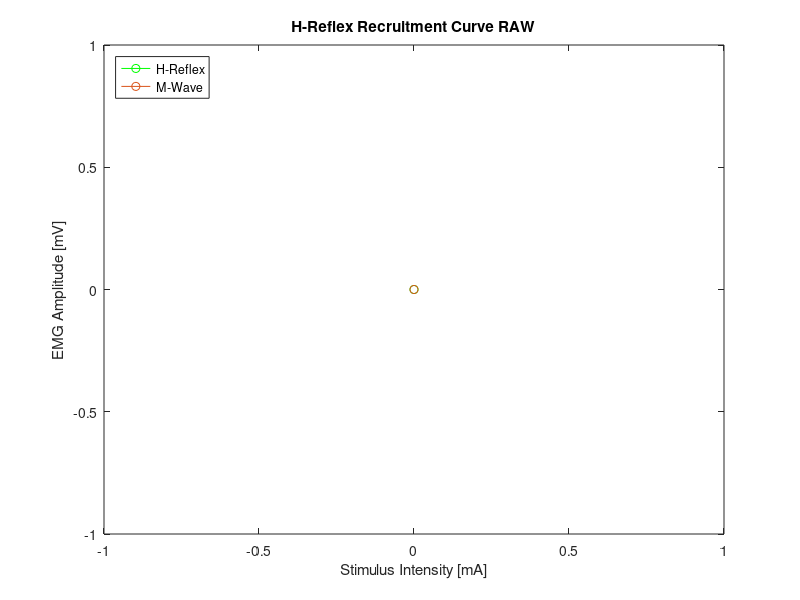

MATLAB code to generate this figure: (Note: this script raises an error after producing the figure.)
function [AmplitudeHwave,AmplitudeMwave,AmplitudeBaseline,x1,i,destPath] =...
    detectHreflex(Data,soleus, destPath,filename)

calculate = @Calculation;
AmplitudeHwave= zeros(1,1);
AmplitudeMwave = zeros(1,1);
AmplitudeBaseline = zeros(1,1);

i = 1; % initial for plotwnf
N = 1000; % number of frames
z = zeros(N, 1);
y = zeros(N, 1);
EMG = zeros(N,1);
Trig = zeros(N,1);
Stimulus = zeros(N,1);
tr = zeros(N, 1);
x1 = zeros(1,i);

u = figure('Name','HReflex');
plotAmplitudeH = plot(x1, AmplitudeHwave, 'Color', 'green', 'Marker', 'o');
set(plotAmplitudeH, 'XDataSource', 'x1');
set(plotAmplitudeH, 'YDataSource', 'AmplitudeHwave');
title('H-Reflex Recruitment Curve RAW');
xlabel('Stimulus Intensity [mA]');
ylabel('EMG Amplitude [mV]');
hold on
plotAmplitudeM = plot(x1, AmplitudeMwave, 'Marker', 'o');
set(plotAmplitudeM, 'XDataSource', 'x1');
set(plotAmplitudeM, 'YDataSource', 'AmplitudeMwave');
legend('H-Reflex', 'M-Wave', 'Location', 'northwest');

Counter = 1;
ts  = 1000;
for f = 1:length(Data.AnalogCh.Electric_Current_Trigger_Output)

    drawnow;
    Counter = Counter + 1;
    ts = ts + 1;

    tr(1:N-1) = tr(2:N);
    tr(N,:) = Data.AnalogCh.Electric_Current_Trigger_Output(f);
    y(1:N-1) = y(2:N);
    y(N, :) = Data.AnalogCh.Electric_Current_Stimulus_Intensity(f);

    %% Trigger point for Detection
    if tr(N,:) >= 1.00 && tr(N-1,:) <= 1.00
        ts = 1;
        fprintf('DETECTED %d\n', Counter);
    end

    Output_GetDeviceOutputValue = soleus(f,1);
    z(1:N-1) = z(2:N);
    z(N,:) = Output_GetDeviceOutputValue;

    if ts == 700  % Number of data captured

        EMG(:,i) = z;
        Trig(:,i) = tr;
        Stimulus(:,i) = y;

        try
            [AmplitudeHwave(1,i),AmplitudeMwave(1,i),AmplitudeBaseline(1,i),x1(1,i),i,destPath] = calculate(EMG(:,i),Trig(:,i),Stimulus(:,i),200,i,destPath); %calculate = Function for Calculation of Amplitudes and windows
        catch
            fprintf("Please check the data %d of %s\n",Counter,filename)
        end
        %% Recruitment Curve Update
        if strcmp(filename(9:13), "recru")

            % Update plots directly
            set(plotAmplitudeH, 'XData', x1, 'YData', AmplitudeHwave);
            set(plotAmplitudeM, 'XData', x1, 'YData', AmplitudeMwave);
            %         drawnow;
        end
        i = i + 1;
        ts = 1000;
        %         close p
    end
end

if strcmp(filename(9:13), "recru")
    savefig(u, fullfile(destPath,filename), 'compact');
    close;
end
